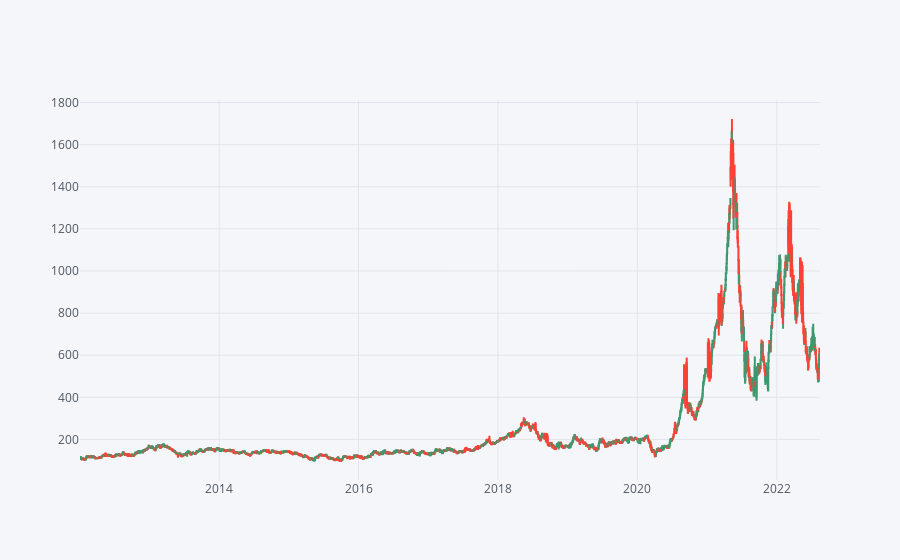

Notebook code for this chart:
### Code cell
Lumber_OHLCVI[['Open','High','Low','Close']].iplot(kind = 'candle')

### Figure 1 — Plotly figure (JSON) as saved in the notebook; plotly's stock layout.template omitted (floating-point values rounded to 4 significant figures; data arrays with more than 128 entries replaced by an {"elided": "..."} marker saying what was removed)
{"data": [{"close": {"elided": "2675 float values"}, "high": {"elided": "2675 float values"}, "low": {"elided": "2675 float values"}, "open": {"elided": "2675 float values"}, "showlegend": false, "type": "candlestick", "x": {"elided": "2675 str values"}, "yaxis": "y2"}], "layout": {"legend": {"bgcolor": "#F5F6F9", "font": {"color": "#4D5663"}}, "paper_bgcolor": "#F5F6F9", "plot_bgcolor": "#F5F6F9", "title": {"font": {"color": "#4D5663"}}, "xaxis": {"gridcolor": "#E1E5ED", "rangeslider": {"visible": false}, "showgrid": true, "tickfont": {"color": "#4D5663"}, "title": {"font": {"color": "#4D5663"}, "text": ""}, "zerolinecolor": "#E1E5ED"}, "yaxis": {"gridcolor": "#E1E5ED", "showgrid": true, "showticklabels": false, "tickfont": {"color": "#4D5663"}, "title": {"font": {"color": "#4D5663"}, "text": ""}, "zerolinecolor": "#E1E5ED"}, "yaxis2": {"gridcolor": "#E1E5ED", "showgrid": true, "tickfont": {"color": "#4D5663"}, "title": {"font": {"color": "#4D5663"}, "text": ""}, "zerolinecolor": "#E1E5ED"}}}
